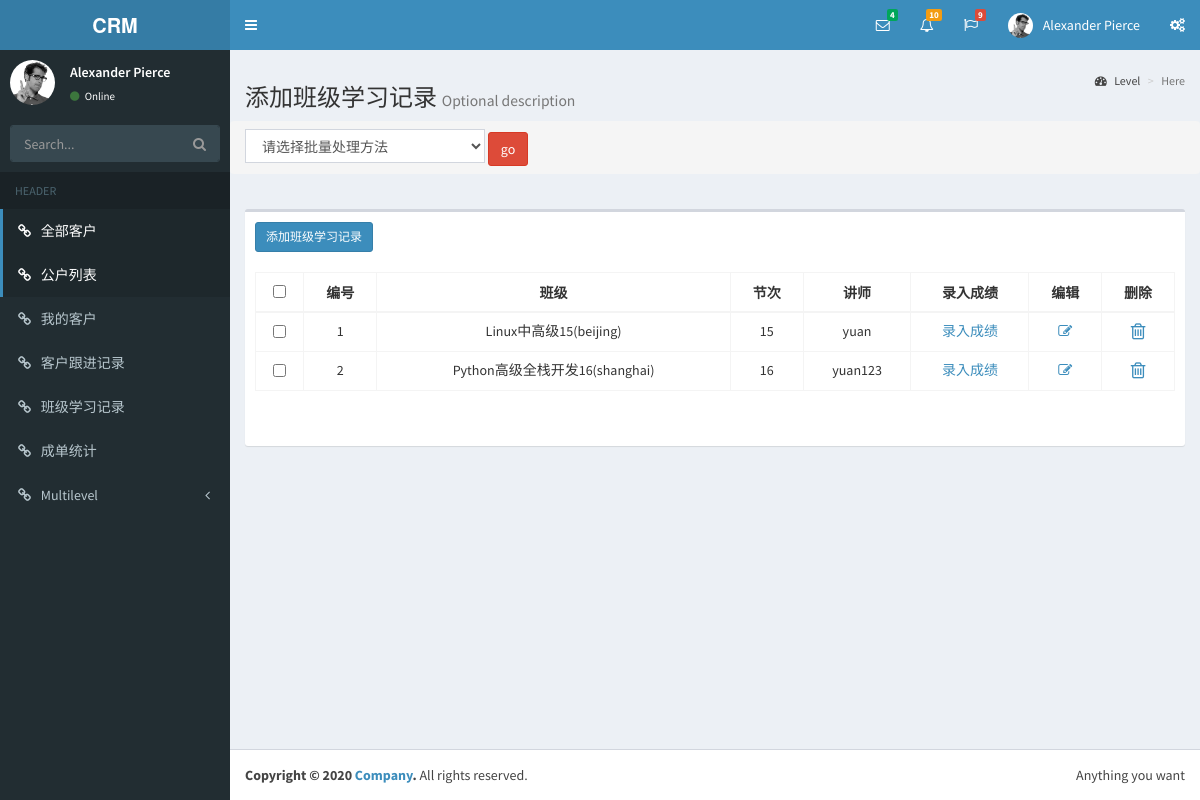
Page /class_study_record/ on the committed database.
### app01/models.py (models this page shows, shortened)
class ClassStudyRecord(models.Model):
    class_obj = models.ForeignKey(verbose_name="班级", to="ClassList",on_delete=models.CASCADE)
    day_num = models.IntegerField(verbose_name="节次", help_text=u"此处填写第几节课或第几天课程...,必须为数字")
    teacher = models.ForeignKey(verbose_name="讲师", to='UserInfo',on_delete=models.CASCADE)
    date = models.DateField(verbose_name="上课日期", auto_now_add=True)
    course_title = models.CharField(verbose_name='本节课程标题', max_length=64, blank=True, null=True)
    course_memo = models.TextField(verbose_name='本节课程内容概要', blank=True, null=True)
    has_homework = models.BooleanField(default=True, verbose_name="本节有作业",blank=True)
    homework_title = models.CharField(verbose_name='本节作业标题', max_length=64, blank=True, null=True)
    homework_memo = models.TextField(verbose_name='作业描述', max_length=500, blank=True, null=True)
    exam = models.TextField(verbose_name='踩分点', max_length=300, blank=True, null=True)

class ClassList(models.Model):
    course = models.CharField("课程名称", max_length=64, choices=course_choices)
    semester = models.IntegerField("学期")
    campuses = models.ForeignKey('Campuses', verbose_name="校区",on_delete=models.CASCADE)
    price = models.IntegerField("学费", default=10000)
    memo = models.CharField('说明', blank=True, null=True, max_length=100)
    start_date = models.DateField("开班日期")
    graduate_date = models.DateField("结业日期", blank=True, null=True)
    teachers = models.ManyToManyField('UserInfo', verbose_name="老师")
    class_type = models.CharField(choices=class_type_choices, max_length=64, verbose_name='班额及类型', blank=True,
                                  null=True)
    class Meta:
        unique_together = ("course", "semester", 'campuses')
    def __str__(self):
        return "{}{}({})".format(self.get_course_display(), self.semester, self.campuses)

class Campuses(models.Model):
    name = models.CharField(verbose_name='校区', max_length=64)
    address = models.CharField(verbose_name='详细地址', max_length=512, blank=True, null=True)
    def __str__(self):
        return self.name

class UserInfo(AbstractUser):
    tel = models.CharField(max_length=32)
    gender = models.IntegerField(choices=((1, "男"), (2, "女")), default=1)
    depart = models.ForeignKey('Department',on_delete=models.CASCADE,default=1)

### app01/views.py (the view, shortened to what this page needs)
# urls.py: url(r'^class_study_record/$', views.ClassStudyRecordView.as_view(), name="class_study_record"),
class ClassStudyRecordView(View):
    def get(self, request):
        cls_study_record_list = ClassStudyRecord.objects.all()
        return render(request, 'student/class_study_record.html', locals())

### templates/student/class_study_record.html (shortened to what this page needs)
{% extends 'base.html' %}
{% block content %}
    <div class="content-wrapper">
        <section class="content-header">
            <h3>
                添加班级学习记录
                <small>Optional description</small>
            </h3>
            <ol class="breadcrumb">
                <li><a href="#"><i class="fa fa-dashboard"></i> Level</a></li>
                <li class="active">Here</li>
            </ol>
        </section>
        <form action="" method="post">
            <ol class="breadcrumb">
                <select name="action" id="" class="form-control" style="display: inline-block;width: 240px">
                    <option value="patch">请选择批量处理方法</option>
                </select>
                <input type="submit" value="go" class="btn btn-danger">
            </ol>
            <section class="content">
                <div class="row">
                    <div class="col-xs-12">
                        <div class="box">
                            <div class="box-header">
                                <h3 class="box-title"><a href="" class="btn btn-primary btn-sm">添加班级学习记录</a></h3>
                            </div>
                            <div class="box-body">
                                <table  id="example2" class="text-center table table-bordered table-hover">
                                    <thead>
                                        <tr>
                                            <th><input type="checkbox"></th>
                                            <th>编号</th>
                                            <th>班级</th>
                                            <th>节次</th>
                                            <th>讲师</th>
                                            <th>录入成绩</th>
                                            <th>编辑</th>
                                            <th>删除</th>
                                        </tr>
                                    </thead>
                                    <tbody>
                                     {% for cls_study_record in cls_study_record_list %}
                                         <tr>
                                             <td><input type="checkbox" name="selected_pk_list" value="{{ customer.pk }}"></td>
                                             <td>{{ forloop.counter }}</td>
                                             <td>{{ cls_study_record.class_obj }}</td>
                                             <td>{{ cls_study_record.day_num }}</td>
                                             <td>{{ cls_study_record.teacher }}</td>
                                             <td><a href="/record_score/{{ cls_study_record.pk }}">录入成绩</a></td>
                                             <td><a href=""><i class="fa fa-edit" aria-hidden="true"></i></a></td>
                                             <td><a href=""><i class="fa fa-trash-o fa-lg"></i></a></td>
                                         </tr>
                                     {% endfor %}
                                    </tbody>
                                </table>
                            </div>
                        </div>
                    </div>
                </div>
            </section>
        </form>
    </div>
{% endblock %}

### rows in the picture
ClassStudyRecord: class_obj "Linux中高级15(beijing)", day_num "15", teacher "yuan"
ClassStudyRecord: class_obj "Python高级全栈开发16(shanghai)", day_num "16", teacher "yuan123"
